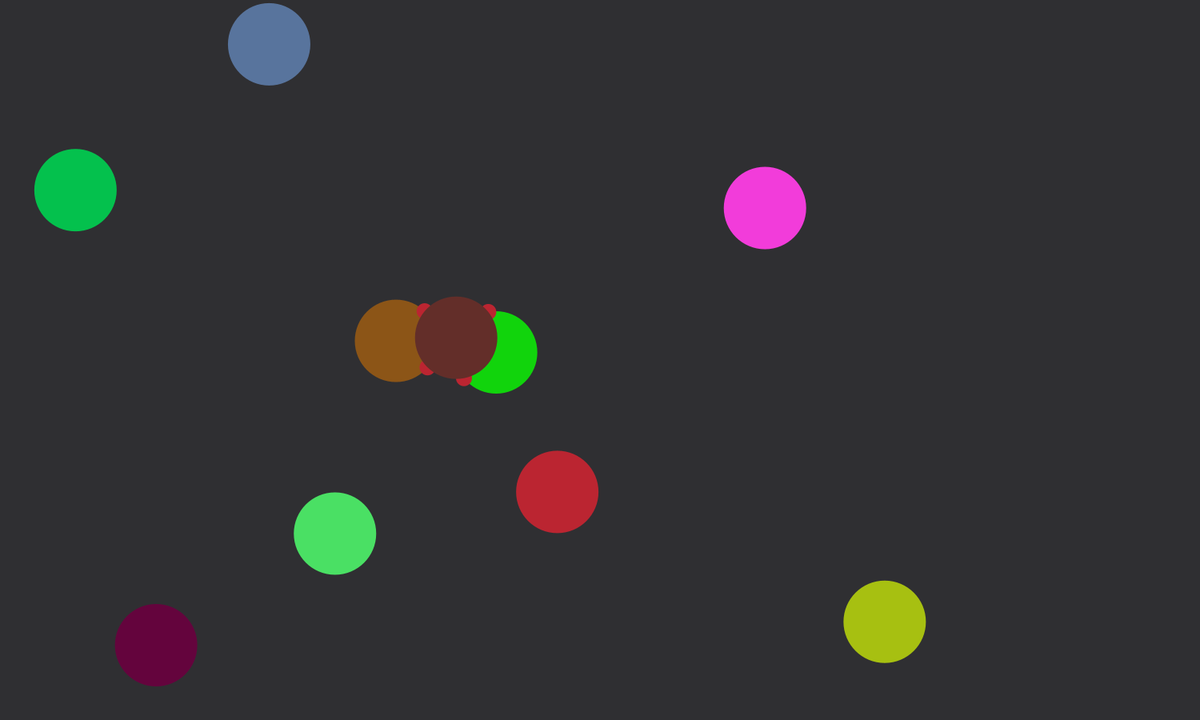
Frame 1 (no input)
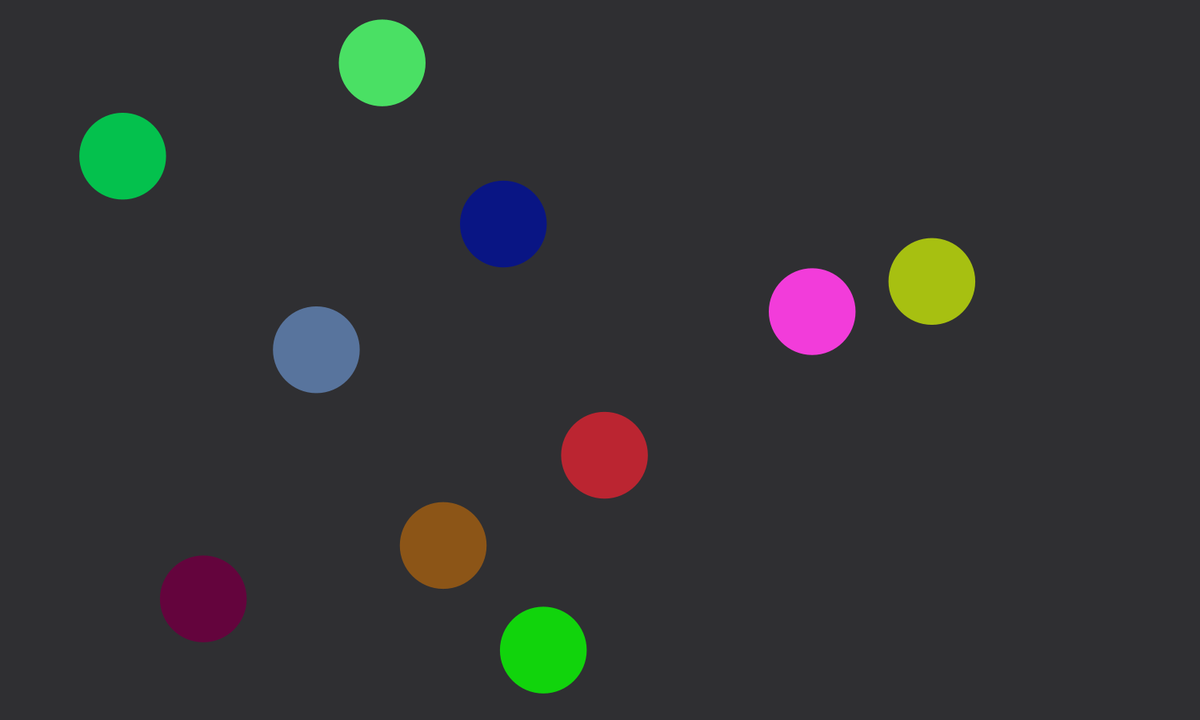
Frame 60 (the mouse pressed at the canvas centre just before this capture)
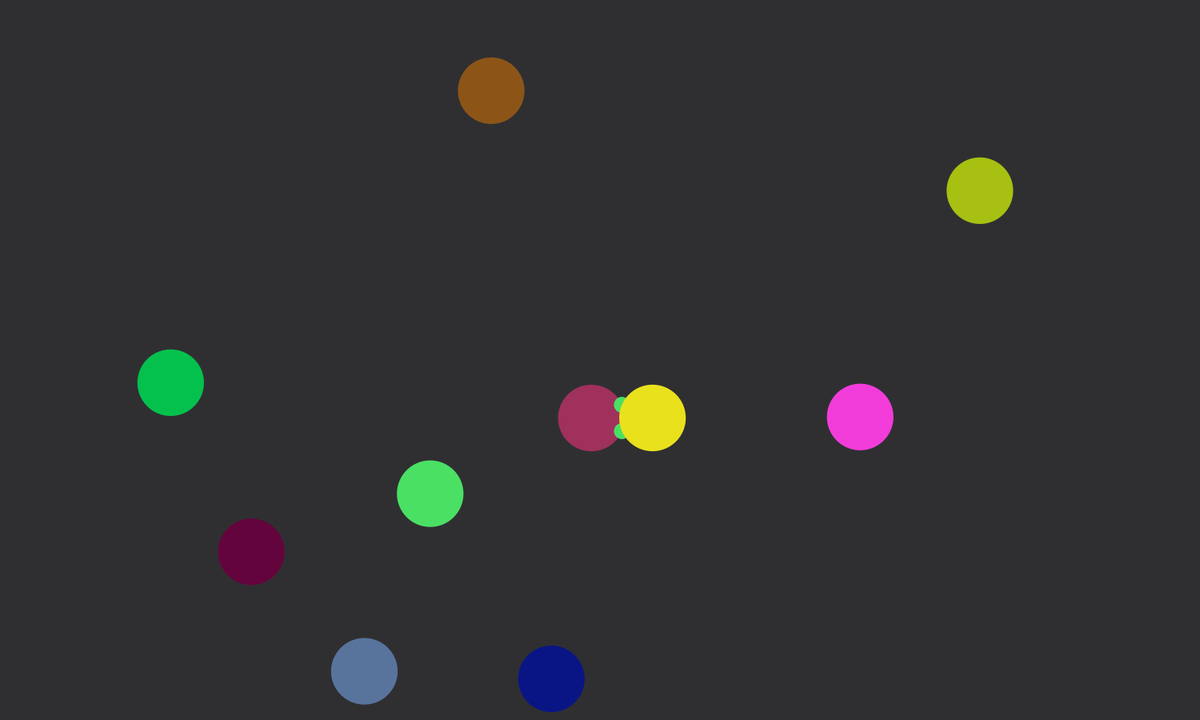
Frame 120 (the mouse held since frame 60 and released just before this capture)

The Processing sketch that drew these frames (run headless with seeded random() and noise(); from frame 60 on, the mouse is pressed at the canvas centre):

// Processing sketch: sketch_100_circles_v7
// ── sketch_100_circles_v7.pde
int _num = 10;
int i = 0;
Circle[] circles = {};

void setup() {
  size(1500,900);
  background(255);
  smooth();
  strokeWeight(0.5);
  fill(150, 50);
  draw_hundred();
  
}


//circle class
class Circle {
  float x, y, radius, xdirection, ydirection, sinX, sinY;
  color circColor;
  
  Circle() { //circle object
    x = random(50, width-50); //random location
    y = random(50, height-50);
    //radius = random(120);
    radius = 50 * sin( frameCount * 0.05f );
    circColor = color(random(255), random(255), random(255));
    float waveHeight = 75;
    //ydirection = sin(frameCount/10.0)*waveHeight + 1;
    ydirection = sin(y)*10;
    println(ydirection);
    //xdirection = sin(frameCount/10.0)*waveHeight + 5;
   //xdirection = random(10) - 5.5;
   xdirection = 1;
  }
  
  void drawCircle(color c) {
    //noStroke();
    fill(c);
    stroke(0, 0);
    ellipse(x, y, radius*2, radius*2);

  }
  
  void redrawCircle() {
    color newCircColor = color(random(255), random(255), random(255));
    fill(newCircColor);
    stroke(0, 0);
    ellipse(x, y, radius*2, radius*2);
  }
  
  
  void animate() {
    float dist, k, IH, isX, isY, xDiff, yDiff, isX1, isX2, isY1, isY2;
    
    x += xdirection;
    y += ydirection;
    
    if ((x < radius) || (x > width - radius)) xdirection = -xdirection;
    if ((y < radius) || (y > height - radius)) ydirection = -ydirection;
    
    //detect interactions between circles
    boolean collision = false;
    
    for (int i = 0; i < circles.length; i++) { //check all circles for collisions
    Circle other = circles[i];
    xDiff = other.x - this.x;
    yDiff = other.y - this.y;
    
     if (other != this) { //check all other circles
       dist= dist(x, y, other.x, other.y); //get distance between radii
       float touchDist = this.radius + other.radius - dist;
       k = (pow(dist,2) + pow(this.radius,2) - pow(other.radius,2))/(2*dist);
       IH = sqrt(pow(radius, 2) - pow(k, 2));
       
       if (IH == 0.0) { //just intersected
         isX = this.x + (xDiff*k)/dist;
         isY = this.y + (yDiff*k)/dist;
         collision = true;
         

         ellipse(isX, isY, 50, 50);
         
         
          //tate(frameCount / -100.0);

       }
       else if (IH > 0) { //intersection creates two points
         isX1 = this.x + (xDiff*k + yDiff*IH)/dist;
         isY1 = this.y + (yDiff*k - xDiff*IH)/dist; 
         isX2 = this.x + (xDiff*k - yDiff*IH)/dist;
         isY2 = this.y + (yDiff*k + xDiff*IH)/dist;   
         collision = true;
         ellipse(isX1, isY1, 20, 20);
         ellipse(isX2, isY2, 20, 20);
       }
     }
       
      
     }
     drawCircle(collision? color(random(255), random(255), random(255)) : circColor);
    }
}
     

void draw() {
  background(0);
   noStroke();
  fill( 0xee, 0xee, 0xff, 50);
  rect(0, 0, width, height);
  for (int i=0; i< circles.length; i++) { //iterate through each circle and update location
  //to move all circles
    Circle current = circles[i];
    current.radius = 50 + 30 * sin( frameCount * 0.05f );
    
    current.animate();
    
  }
}

void draw_hundred() {
  for (int i=0; i<_num; i++) { //draw 10 circles
    Circle mycircle = new Circle();
    //mycircle.drawCircle();
    circles = (Circle[])append(circles, mycircle); //append circle just made to list
  }
}
